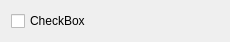
<?xml version="1.0" encoding="UTF-8"?>
<ui version="4.0">
 <class>ChooseGraphsToggle</class>
 <widget class="QWidget" name="ChooseGraphsToggle">
  <property name="geometry">
   <rect>
    <x>0</x>
    <y>0</y>
    <width>230</width>
    <height>41</height>
   </rect>
  </property>
  <property name="windowTitle">
   <string>Form</string>
  </property>
  <layout class="QVBoxLayout" name="verticalLayout_2">
   <item>
    <widget class="QCheckBox" name="toggleGraph">
     <property name="text">
      <string>CheckBox</string>
     </property>
    </widget>
   </item>
  </layout>
 </widget>
 <resources/>
 <connections/>
</ui>
